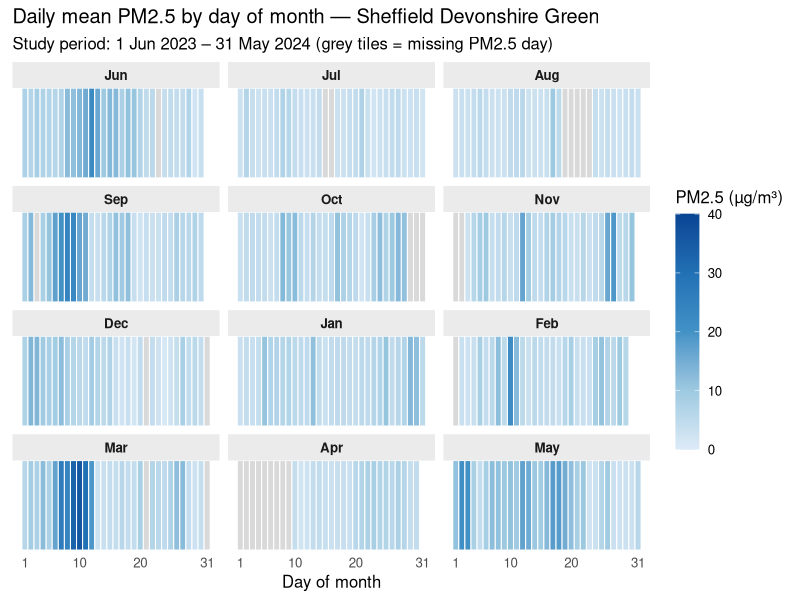
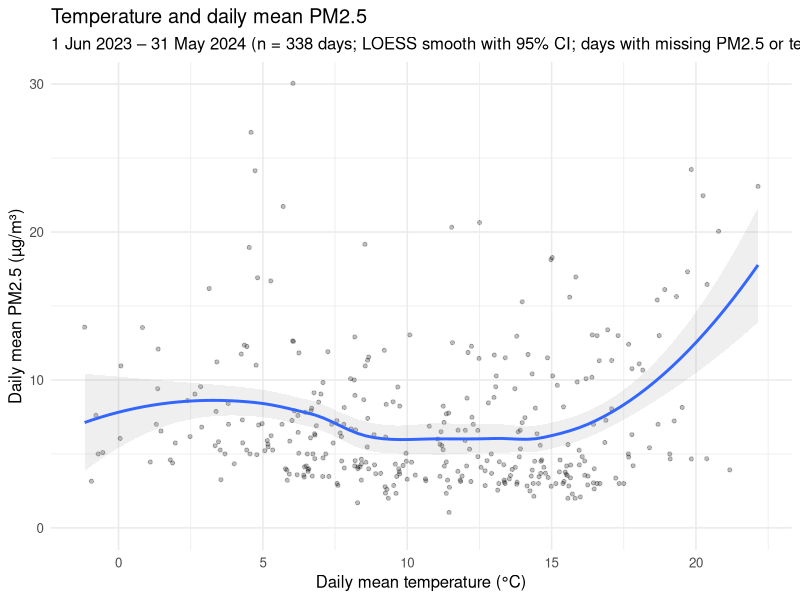
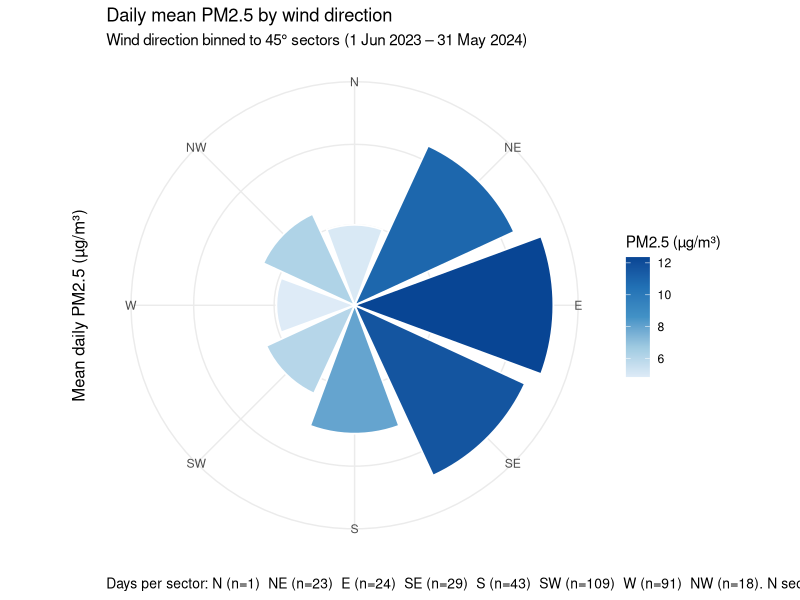
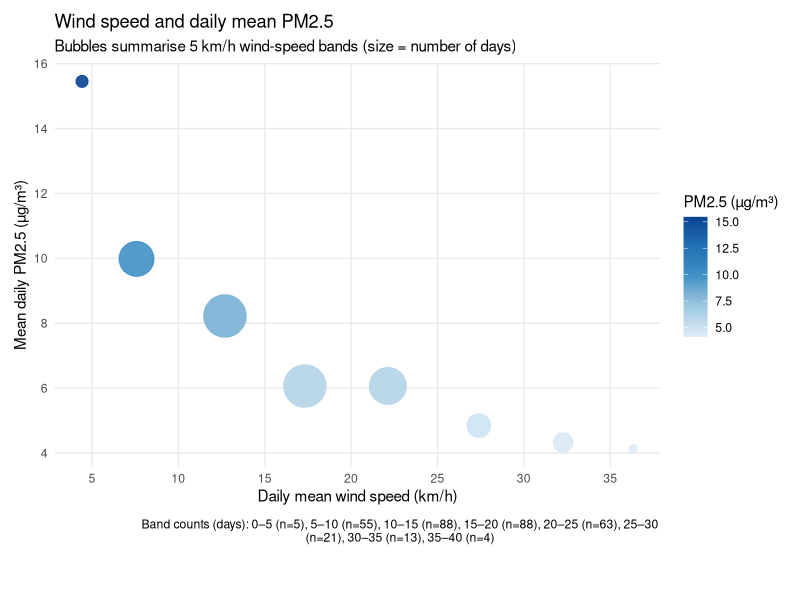
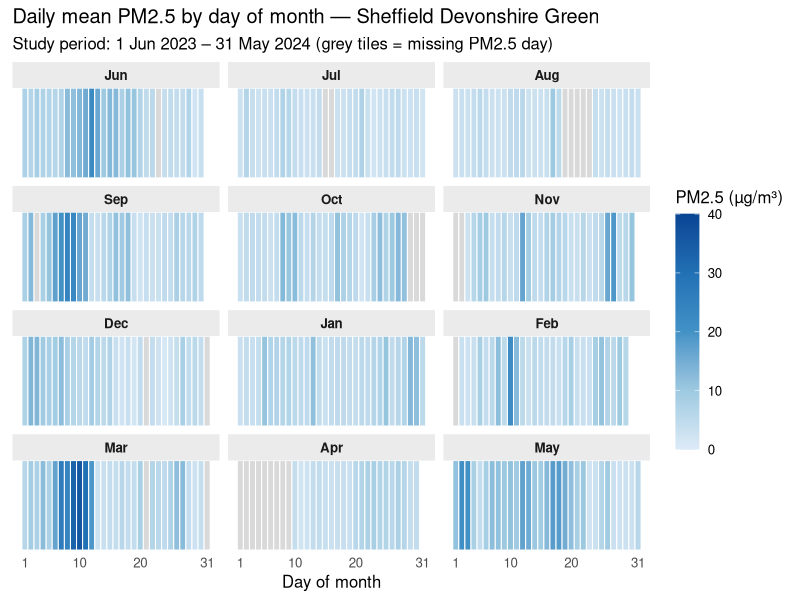
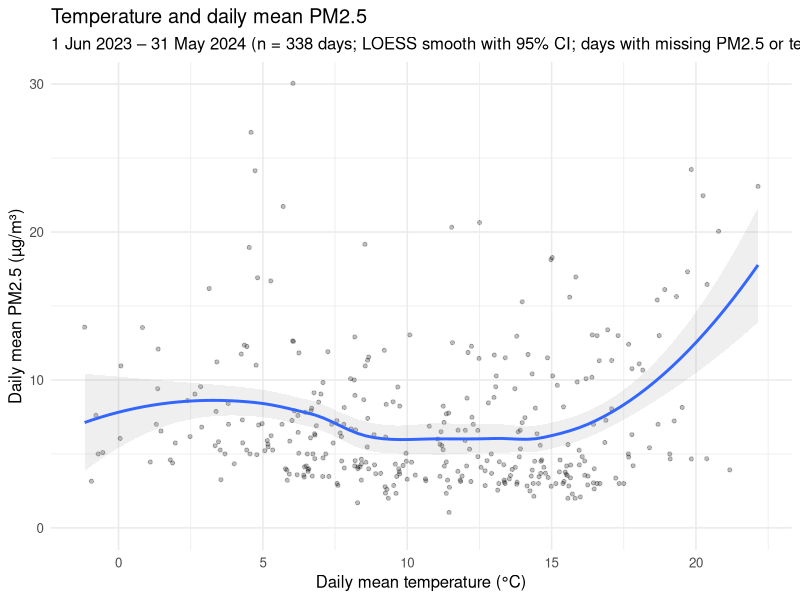
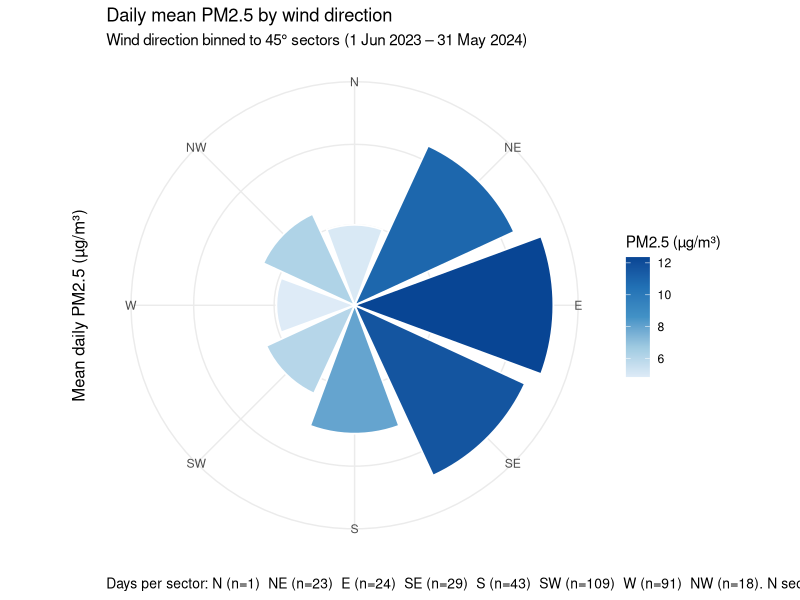
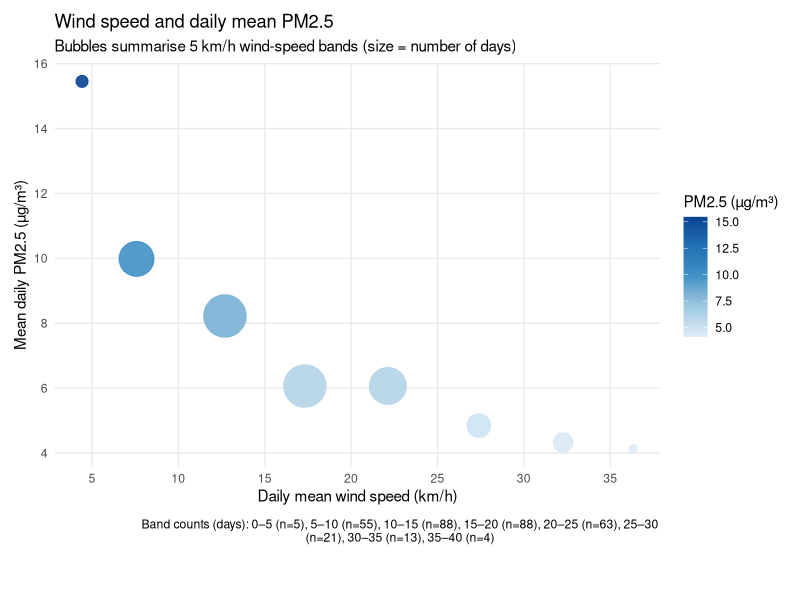

Reproduce these figures in R, in order.
#installing and loading packages
install.packages(c("tidyverse", "lubridate", "tidyr", "ggplot2", "viridis","stringr"))

library(tidyverse)
library(lubridate)
library(tidyr)
library(ggplot2)
library(viridis)
library(stringr)
library(patchwork)

#loading datasets
pm_raw <- read_csv("sheffieldpm2.5.csv", show_col_types = FALSE)
meteo_raw <- read_csv("openmeteo_tempandwind.csv", show_col_types = FALSE)

names(pm_raw)
names(meteo_raw)

#creating a date column (filter and summarise by day)
pm_raw <- pm_raw %>%
  mutate(date = as.Date(DatetimeUtc))

meteo_raw <- meteo_raw %>%
  mutate(date = as.Date(datetime_utc))

range(pm_raw$date)
range(meteo_raw$date)

#keeping only the study period (1 Jun 2023 to 31 May 2024)
start_date <- as.Date("2023-06-01")
end_date   <- as.Date("2024-05-31")

pm_period <- pm_raw %>%
  filter(date >= start_date, date <= end_date)

meteo_period <- meteo_raw %>%
  filter(date >= start_date, date <= end_date)

range(pm_period$date)
range(meteo_period$date)

#convert PM2.5 into daily values (daily mean + daily maximum)
pm_daily <- pm_period %>%
  group_by(date) %>%
  summarise(
    pm25_mean = mean(Value, na.rm = TRUE),
    pm25_max1h = max(Value, na.rm = TRUE),
    .groups = "drop"
  )

nrow(pm_daily)

#convert hourly weather into daily values and join with PM2.5
meteo_daily <- meteo_period %>%
  group_by(date) %>%
  summarise(
    temp_c = mean(temperature_c, na.rm = TRUE),
    wind_kmh = mean(wind_speed_kmh, na.rm = TRUE),
    wind_dir_deg = mean(wind_direction_deg, na.rm = TRUE),
    .groups = "drop"
  )

df_daily <- tibble(date = seq(as.Date("2023-06-01"), as.Date("2024-05-31"), by = "day")) %>%
  left_join(pm_daily, by = "date") %>%
  left_join(meteo_daily, by = "date")

nrow(df_daily)
sum(is.na(df_daily$pm25_mean))

#visualisation 1 (calendar heatmap)
month_order <- c("Jun","Jul","Aug","Sep","Oct","Nov","Dec","Jan","Feb","Mar","Apr","May")

cal_df <- df_daily %>%
  filter(date >= as.Date("2023-06-01"), date <= as.Date("2024-05-31")) %>%
  mutate(
    month = factor(format(date, "%b"), levels = month_order),
    day   = as.integer(format(date, "%d"))
  )

p1 <- ggplot(cal_df, aes(x = day, y = 1, fill = pm25_mean)) +
  geom_tile(color = "white", linewidth = 0.35) +
  facet_wrap(~ month, ncol = 3) +
  scale_fill_gradientn(
    colours  = c("#DEEBF7", "#9ECAE1", "#4292C6", "#2171B5", "#084594"),
    na.value = "grey85",
    limits   = c(0, 40),
    breaks   = seq(0, 40, 10),
    oob      = scales::squish
  ) +
  scale_y_continuous(expand = c(0, 0)) +
  scale_x_continuous(breaks = c(1, 10, 20, 31)) +
  labs(
    title    = "Daily mean PM2.5 by day of month — Sheffield Devonshire Green",
    subtitle = "Study period: 1 Jun 2023 – 31 May 2024 (grey tiles = missing PM2.5 day)",
    x        = "Day of month",
    y        = NULL,
    fill     = "PM2.5 (µg/m³)"
  ) +
  theme_minimal(base_size = 12) +
  theme(
    axis.text.y  = element_blank(),
    axis.ticks.y = element_blank(),
    panel.grid   = element_blank(),
    strip.background = element_rect(fill = "grey92", colour = NA),
    strip.text = element_text(face = "bold"),
    legend.key.height = unit(12, "mm")
  )

p1

#visualisation 2
df_temp <- df_daily %>%
  filter(date >= as.Date("2023-06-01"), date <= as.Date("2024-05-31")) %>%
  filter(!is.na(temp_c), !is.na(pm25_mean))

n_days <- nrow(df_temp)

p2 <- ggplot(df_temp, aes(x = temp_c, y = pm25_mean)) +
  geom_point(alpha = 0.25, size = 1.1) +
  geom_smooth(method = "loess", se = TRUE, linewidth = 1, alpha = 0.15) +
  coord_cartesian(ylim = c(0, 30)) +
  labs(
    title = "Temperature and daily mean PM2.5",
    subtitle = paste0(
      "1 Jun 2023 – 31 May 2024 (n = ", n_days,
      " days; LOESS smooth with 95% CI; days with missing PM2.5 or temperature excluded)"
    ),
    x = "Daily mean temperature (°C)",
    y = "Daily mean PM2.5 (µg/m³)"
  ) +
  theme_minimal(base_size = 12)

p2

#visualisation 3
df_wdir8 <- df_daily %>%
  dplyr::filter(!is.na(wind_dir_deg), !is.na(pm25_mean)) %>%
  dplyr::mutate(
    dir_bin = floor(((wind_dir_deg %% 360) + 22.5) / 45) * 45 %% 360,
    dir_lab = factor(
      dir_bin,
      levels = seq(0, 315, 45),
      labels = c("N","NE","E","SE","S","SW","W","NW")
    )
  ) %>%
  dplyr::group_by(dir_lab) %>%
  dplyr::summarise(
    pm25_mean = mean(pm25_mean, na.rm = TRUE),
    n_days    = dplyr::n(),
    .groups   = "drop"
  )

days_caption <- paste0(
  "Days per sector: ",
  paste0(df_wdir8$dir_lab, " (n=", df_wdir8$n_days, ")", collapse = "  "),
  ". N sector has n=1."
)

p3 <- ggplot(df_wdir8, aes(x = dir_lab, y = pm25_mean, fill = pm25_mean)) +
  geom_col(color = "white", linewidth = 0.6) +
  coord_polar(start = -pi/8) +
  scale_fill_gradientn(
    colours = c("#DEEBF7", "#9ECAE1", "#4292C6", "#2171B5", "#084594")
  ) +
  scale_y_continuous(breaks = seq(0, 15, by = 5)) +
  labs(
    title    = "Daily mean PM2.5 by wind direction",
    subtitle = "Wind direction binned to 45° sectors (1 Jun 2023 – 31 May 2024)",
    x        = NULL,
    y        = "Mean daily PM2.5 (µg/m³)",
    fill     = "PM2.5 (µg/m³)",
    caption  = days_caption
  ) +
  theme_minimal() +
  theme(
    axis.text.y        = element_blank(),
    axis.ticks.y       = element_blank(),
    panel.grid.minor   = element_blank(),
    axis.title.y       = element_text(size = 12, margin = margin(r = 10)),
    plot.caption       = element_text(hjust = 0, size = 10, margin = margin(t = 10))
  )

p3

#visualisation 4
df_band <- df_daily %>%
  filter(!is.na(wind_kmh), !is.na(pm25_mean)) %>%
  filter(wind_kmh >= 0, wind_kmh <= 40) %>%
  mutate(
    wind_band = cut(wind_kmh, breaks = seq(0, 40, by = 5), include.lowest = TRUE)
  )

levels(df_band$wind_band) <- c("0–5","5–10","10–15","15–20","20–25","25–30","30–35","35–40")

df_band_sum <- df_band %>%
  group_by(wind_band) %>%
  summarise(
    wind_mid = mean(wind_kmh, na.rm = TRUE),
    pm_mean  = mean(pm25_mean, na.rm = TRUE),
    n_days   = n(),
    .groups  = "drop"
  )

cap_txt <- paste0(
  "Band counts (days): ",
  paste0(df_band_sum$wind_band, " (n=", df_band_sum$n_days, ")", collapse = ", ")
) %>%
  str_wrap(width = 95)

p4 <- ggplot(df_band_sum, aes(x = wind_mid, y = pm_mean)) +
  geom_point(
    aes(size = n_days, colour = pm_mean),
    alpha = 0.9
  ) +
  scale_colour_gradientn(
    colours = c("#DEEBF7", "#9ECAE1", "#4292C6", "#2171B5", "#084594"),
    name = "PM2.5 (µg/m³)"
  ) +
  scale_size_continuous(range = c(2.5, 14), guide = "none") +  
  scale_x_continuous(breaks = seq(5, 35, by = 5)) +            
  scale_y_continuous(breaks = seq(4, 16, by = 2)) +            
  labs(
    title = "Wind speed and daily mean PM2.5",
    subtitle = "Bubbles summarise 5 km/h wind-speed bands (size = number of days)",
    x = "Daily mean wind speed (km/h)",
    y = "Mean daily PM2.5 (µg/m³)",
    caption = cap_txt
  ) +
  theme_minimal() +
  theme(
    panel.grid.minor = element_blank(),     
    plot.caption.position = "plot",
    plot.caption = element_text(hjust = 0.5, margin = margin(t = 10)),
    plot.margin = margin(t = 10, r = 10, b = 40, l = 10)
  )

p4

#saving the visualisations
dir.create("figures", showWarnings = FALSE)

ggsave("figures/fig1_calendar.png", p1, width = 10, height = 6, dpi = 300)
ggsave("figures/fig2_temp.png",     p2, width = 10, height = 6, dpi = 300)
ggsave("figures/fig3_winddir.png",  p3, width = 10, height = 6, dpi = 300)
ggsave("figures/fig4_windspeed.png",p4, width = 10, height = 6, dpi = 300)

combined <- (p1 | p2) / (p3 | p4)

ggsave("figures/composite.png", combined, width = 14, height = 10, dpi = 300)
ggsave("figures/composite.pdf", combined, width = 14, height = 10)
